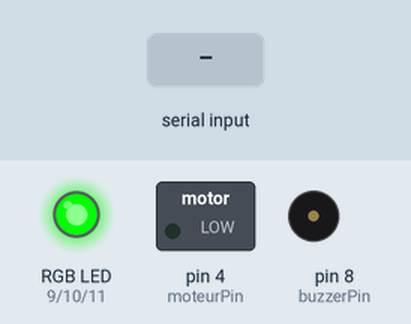
Recording of a sketch running on a simulated Arduino Uno, built with avr-gcc and run on an emulated ATmega328P. Shown: switched loads named in the sketch (green lamp = pin HIGH), an RGB LED mixed from three pins (HIGH = lit), buzzer (waves = sounding, pin HIGH). Inputs (shaded band) come from the test bench.

Above: at 1.2 s.
1.3 s: "O" received over Serial
At 1.55 s:
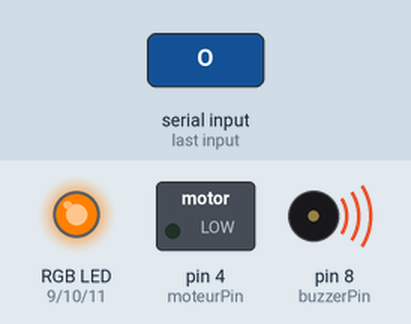
4.3 s: "N" received over Serial
At 4.6 s:
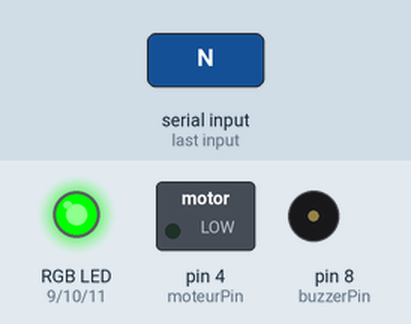
Timing chart, 0 to 7.3 s (numbered marks = the images above; inputs shaded):
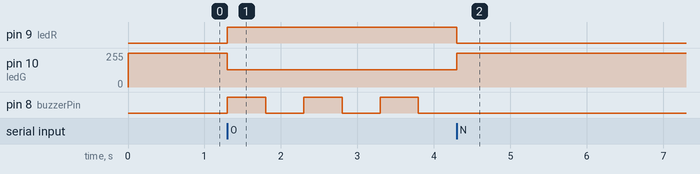

Measured:
- after the input at 1.3 s, pin 9 (ledR): LOW → HIGH at once; pin 10 (ledG): 255/255 → 128/255 at once; pin 8 (buzzerPin): alternates HIGH for 0.50 s and LOW for 0.50 s, starting at once
- after the input at 4.3 s, pin 4 (moteurPin), pin 8 (buzzerPin): stays LOW (without the input it goes to HIGH after 0.00 s); pin 9 (ledR): HIGH → LOW at once; pin 10 (ledG): 128/255 → 255/255 at once

The sketch:

drowsiness_alert.ino
```cpp
// ==========================================
// DRIVER DROWSINESS DETECTION SYSTEM
// ARDUINO UNO
// ==========================================

// Broches des composants

const int buzzerPin = 8;

const int ledR = 9;
const int ledG = 10;
const int ledB = 11;

const int moteurPin = 4;


// Configuration du moteur
#define MOTEUR_ON LOW
#define MOTEUR_OFF HIGH


// Variables du systeme

bool alert = false;

unsigned long alertStartTime = 0;


// ==========================================
// SETUP
// ==========================================

void setup() {

    pinMode(buzzerPin, OUTPUT);

    pinMode(ledR, OUTPUT);
    pinMode(ledG, OUTPUT);
    pinMode(ledB, OUTPUT);

    pinMode(moteurPin, OUTPUT);

    Serial.begin(9600);

    // Etat initial : VERT
    setColor(0, 255, 0);

    digitalWrite(buzzerPin, LOW);

    // Moteur en marche
    digitalWrite(moteurPin, MOTEUR_ON);

}


// ==========================================
// BOUCLE PRINCIPALE
// ==========================================

void loop() {

    // Reception des commandes Python

    if (Serial.available() > 0) {

        char cmd = Serial.read();

        // Somnolence detectee
        if (cmd == 'O') {

            if (!alert) {

                alert = true;

                alertStartTime = millis();

            }

        }

        // Yeux ouverts
        else if (cmd == 'N') {

            alert = false;

        }

    }


    // ======================================
    // GESTION DES ALERTES
    // ======================================

    if (alert) {

        unsigned long elapsed = millis() - alertStartTime;


        // PHASE 1 : ORANGE (0 a 3 secondes)

        if (elapsed < 3000) {

            setColor(255, 128, 0);

            // Moteur en marche
            digitalWrite(moteurPin, MOTEUR_ON);

            // Buzzer intermittent
            if ((elapsed / 500) % 2 == 0) {

                digitalWrite(buzzerPin, HIGH);

            }

            else {

                digitalWrite(buzzerPin, LOW);

            }

        }


        // PHASE 2 : ROUGE (apres 3 secondes)

        else {

            setColor(255, 0, 0);

            // Buzzer actif
            digitalWrite(buzzerPin, HIGH);

            // Arret du moteur
            digitalWrite(moteurPin, MOTEUR_OFF);

        }

    }


    // ======================================
    // ETAT NORMAL : VERT
    // ======================================

    else {

        setColor(0, 255, 0);

        digitalWrite(buzzerPin, LOW);

        digitalWrite(moteurPin, MOTEUR_ON);

    }

}


// ==========================================
// FONCTION LED RGB
// ==========================================

void setColor(int r, int g, int b) {

    analogWrite(ledR, r);

    analogWrite(ledG, g);

    analogWrite(ledB, b);

}
```
